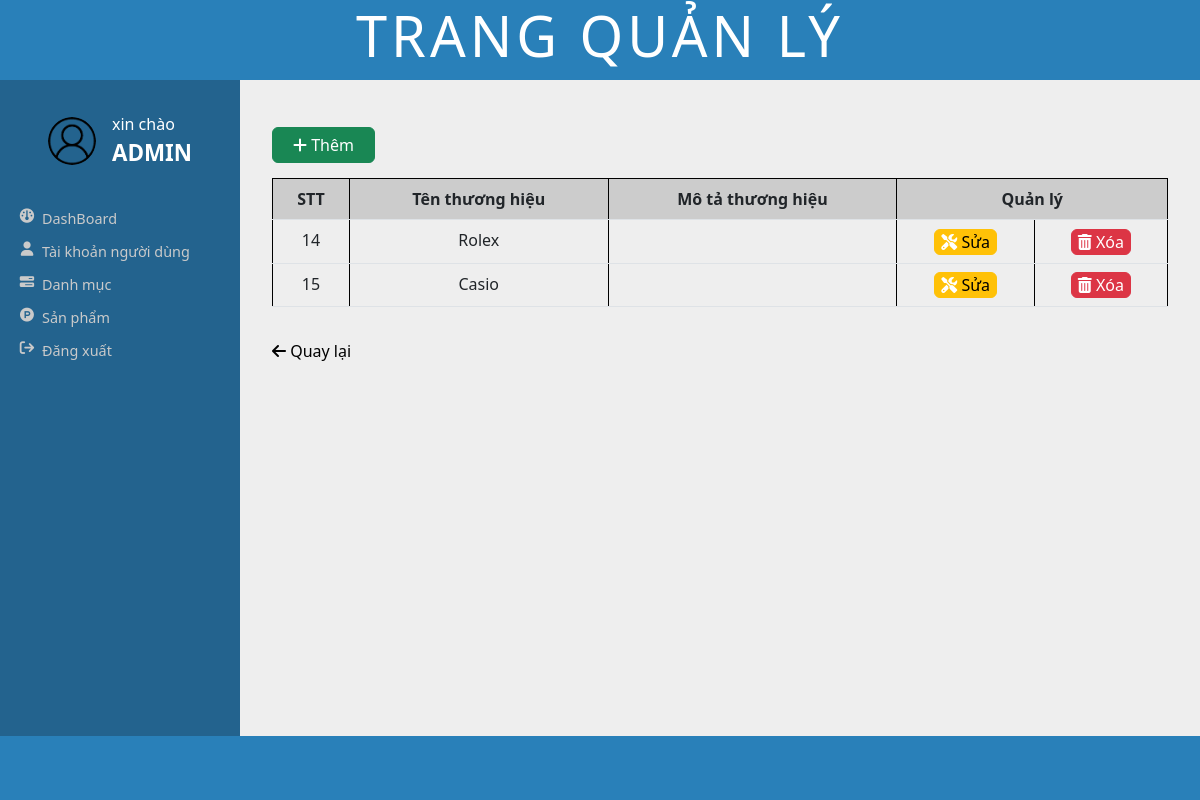
/admin/view/main.php?ql=cate_sub&id_sub=3, run on the app's committed database.
### tables this page shows
CREATE TABLE category (
    I_id_category INT PRIMARY KEY AUTO_INCREMENT,
    T_name_category VARCHAR(50),
    T_description VARCHAR(500),
    T_img_sample_category VARCHAR(45),
    I_id_parent INT
);

### admin/controller/categoryController.php (called while the page is built, shortened)
<?php
    include_once('../model/categoryModel.php');
    class CategoryController{
        private $cate;
        public function __construct($conn) {
            $this->cate = new CategoryModel($conn);
        }
        public function selectCategorySub(){
            if(isset($_GET['id_sub'])){
                $data = $this->cate->selectCategorySub($_GET['id_sub']);
                return $data;
            }
        }
    }
?>

### admin/model/categoryModel.php (called while the page is built, shortened)
<?php
    class CategoryModel{
        private $conn;
        public function __construct($conn) {
            $this->conn = $conn;
        }
        public function selectCategorySub($id_sub){
            $sql = "SELECT * FROM category WHERE I_id_parent=$id_sub";
            $result = mysqli_query($this->conn, $sql);
            return $result;
        }
    }
?>

### admin/view/content/category/category_sub.php (the view, shortened to what this page needs)
<?php
    $cate = new CategoryController($conn);
    $cate->deleteCategorySub();
    $id_sub= $_GET['id_sub']
?>
<a href="main.php?ql=cate_sub_add&id_sub=<?php echo $id_sub ?>">
    <button class="btn btn-success btn_add">
        <i class="icon fa-solid fa-plus"></i>
        Thêm
    </button>
</a>
<table class="table table-hover">
    <tr class="tr_first">
        <td>STT</td>
        <td>Tên thương hiệu</td>
        <td>Mô tả thương hiệu</td>
        <td colspan="2">Quản lý</td>
    </tr>
    <?php
        $select_result = $cate->selectCategorySub();
        while($row = mysqli_fetch_array($select_result)){
    ?>
            <tr>
                <td><?php echo $row['I_id_category']; ?></td>
                <td><?php echo $row['T_name_category']; ?></td>
                <td><?php echo $row['T_description']; ?></td>
                <td>
                    <a href='main.php?ql=cate_sub_update&id_sub=<?php echo $row['I_id_parent']; ?>&id_sua=<?php echo $row['I_id_category']; ?>'>
                        <button class='btn btn-warning'>
                            <i class='icon fa-solid fa-screwdriver-wrench'></i>
                            Sửa
                        </button>
                    </a>
                </td>
                <td>
                    <a href='main.php?ql=cate_sub_delete&id_sub=<?php echo $row['I_id_parent']; ?>&id_xoa=<?php echo $row['I_id_category']; ?>'>
                        <button class='btn btn-danger'>
                            <i class='icon fa-solid fa-trash-can'></i>
                            Xóa
                        </button>
                    </a>
                </td>
            </tr>
    <?php
        }
    ?>
</table>
    <div class="row">
        <div class="col mt-3">
            <a href="main.php?ql=cate_pr" style="text-decoration:none; color: black; margin-top:50%;">
                <i class="fa-solid fa-arrow-left"></i> Quay lại
            </a>
        </div>
    </div>

### admin/assets/css/main.css (style rules this page uses)
:root { --main-color: #2980b9; --main-color-dark: #23638e; --red: #e74c3c; --orange: #f39c12; --light-color: #cacaca; --light-bg: #eee; --white: #fff; --black: #2c3e50; --border: .1rem solid rgba(0, 0, 0, .3); --box-shodow: 0 .5rem 1rem rgba(0, 0, 0, .1); }
* { margin: 0; padding: 0; box-sizing: border-box; }
body { height: 100vh; }
.content .btn.btn_add { margin: 15px 0; padding: 5px 20px; }
.content .tr_first { border-top: 1px solid #000; background-color: #ccc; font-weight: 600; }
.content td { border-left: 1px solid #000; border-right: 1px solid #000; text-align: center; }
.content .btn { padding: 0 6px; }
.content .btn .icon { color: #fff; }

### data on the page
category: I_id_category "14", T_name_category "Rolex"
category: I_id_category "15", T_name_category "Casio"
